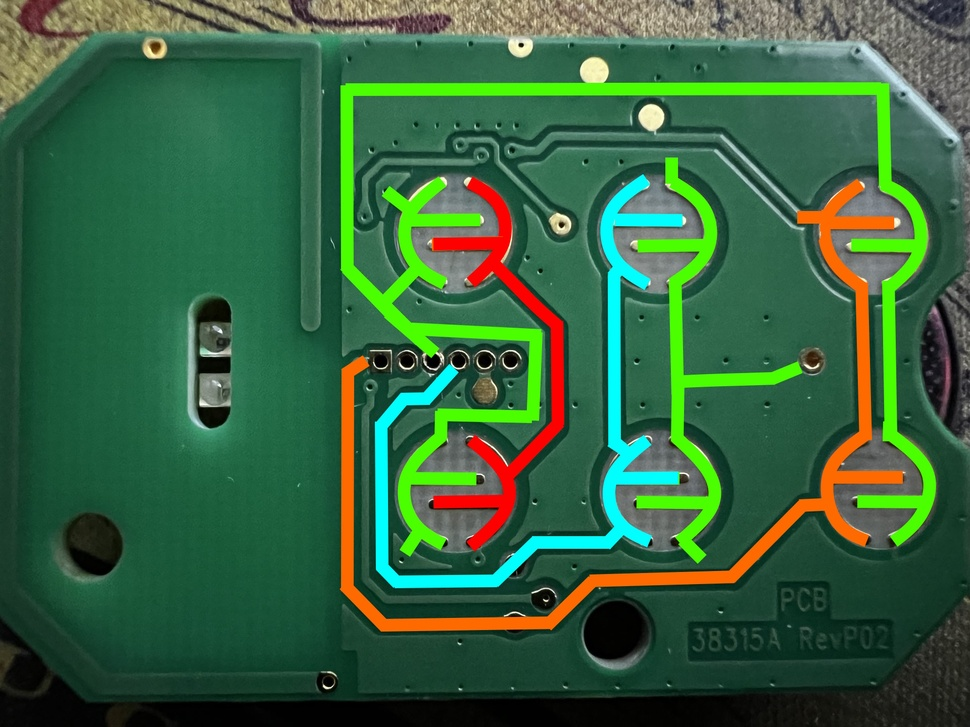
#> input picture applications_user/genie-recorder/wiring-2.jpg, 970 x 727 px, shrunk from 1920 x 1440 before the run
$ python img2sheet.py ../../../genie-recorder/wiring-2.jpg ../../../genie-recorder/wiring.png ../../../genie-recorder/wiring.png
#> lines starting #> are read from the running program, lines starting #| are printed output that depends on the picture
#images to image sheet

import sys
import os
from PIL import Image, ImageOps
from math import sqrt

spacing = 0

if (len(sys.argv) < 2) or (len(sys.argv) > 4):
  sys.stderr.write("Usage: {} imagefolder [outputfileBase] [flip=False]\nWhen no outputfile is given, the imagesheet will be created in the parent folder.".format(os.path.basename(sys.argv[0])))
  sys.exit(-1)

imagepath = sys.argv[1]
flip = False

if len(sys.argv) == 4:
  if sys.argv[3].upper() == "TRUE":
      flip = True
if os.path.isfile(imagepath):
  imagepath = os.path.dirname(os.path.abspath(imagepath))
imagepath += os.sep

images = []
for f in sorted(os.listdir(imagepath)):
  if os.path.isfile(imagepath + f):
    if f != ".DS_Store":
      images.append(f)
#> pass 2 of the loop `for f in sorted(os.listdir(imagepath)):`:

imagecount = len(images)
cols = imagecount
for i in range(int(sqrt(imagecount)),0,-1):
  if imagecount % i == 0:
    cols = imagecount // i
    break
rows = imagecount // cols
img = Image.open(imagepath + images[0]).convert("RGBA")
width = img.size[0]
#> width = 970
height = img.size[1]
#> height = 727
new = Image.new("RGBA", (cols * (width + spacing) + spacing, rows * (height + spacing) + spacing), (0,0,0,0))
#> new: PIL image 1940x727 RGBA; every value is 0
c = 0
r = 0
for i in range(len(images)):
  img = Image.open(imagepath + images[i]).convert("RGBA")
  if flip:
    img = ImageOps.mirror(img)
  new.paste(img,(c * (width+spacing) + spacing, r * (height + spacing) + spacing))
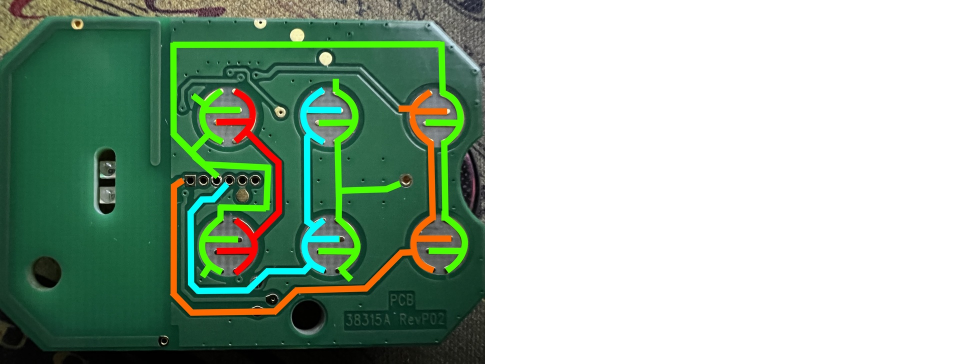
#> new: PIL image 1940x727 RGBA (shown at 1/2 size); mean R, G, B, A 27.6, 49.4, 31.9, 127.5; transparent parts drawn white
  c += 1
  if c == cols:
    c = 0
    r += 1
#> pass 2 of the loop `for i in range(len(images)):`:
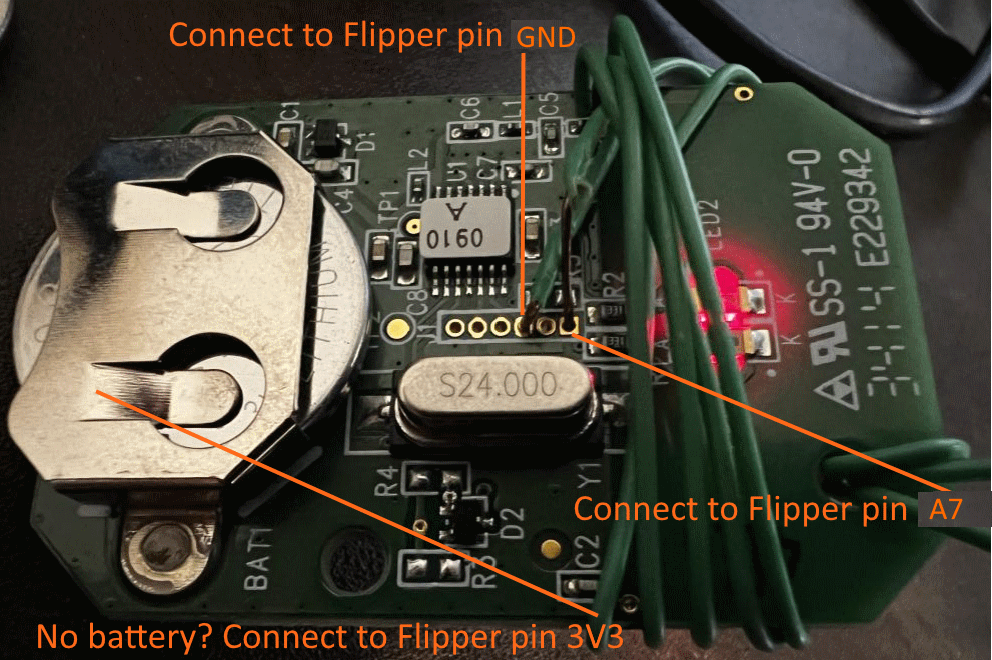
#> input picture applications_user/genie-recorder/wiring.png, 992 x 660 px
#> img is the input picture: PIL image 992x660 RGBA; mean R, G, B, A 73.7, 69.4, 57.3, 254.8
#> `new.paste(img,(c * (width+spacing) + spacing, r * (height + spacing) +..`:
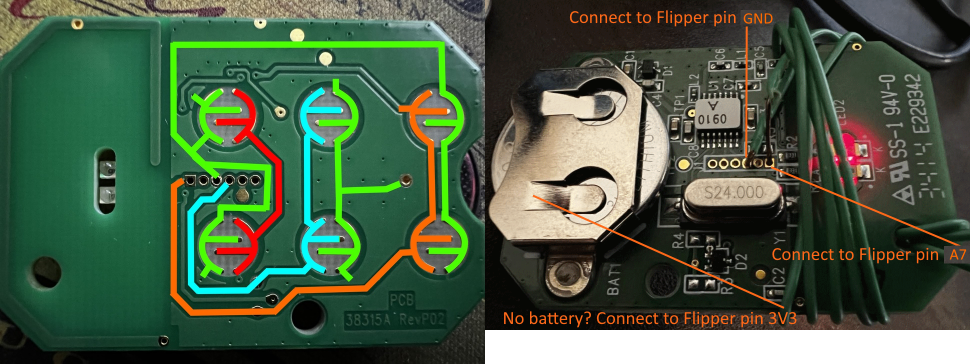
#> new: PIL image 1940x727 RGBA (shown at 1/2 size); mean R, G, B, A 61.3, 81.1, 58, 243.2; transparent parts drawn white
if len(sys.argv) >= 3:
  filename =sys.argv[2]
  filename = '{}_{}x{}_{}.png'.format(filename,width,height,spacing)
elif spacing > 0:
  filename = '{}{}{}_{}x{}_{}.png'.format(os.path.dirname(imagepath[:-1]), os.sep, os.path.basename(imagepath[:-1]),width,height,spacing)
else:
  filename = '{}{}{}_{}x{}.png'.format(os.path.dirname(imagepath[:-1]), os.sep, os.path.basename(imagepath[:-1]),width,height)
new.save(filename)
